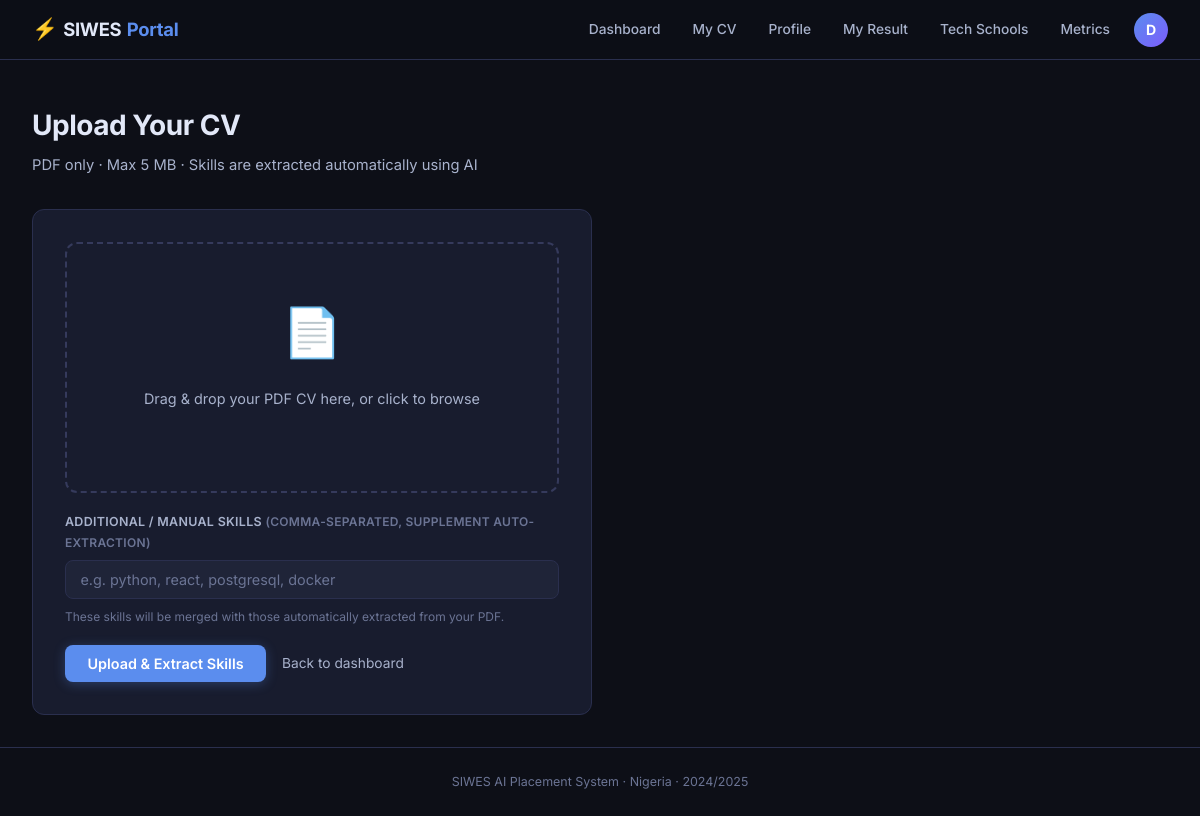
The page /student/cv (signed in) on the database as committed earlier.
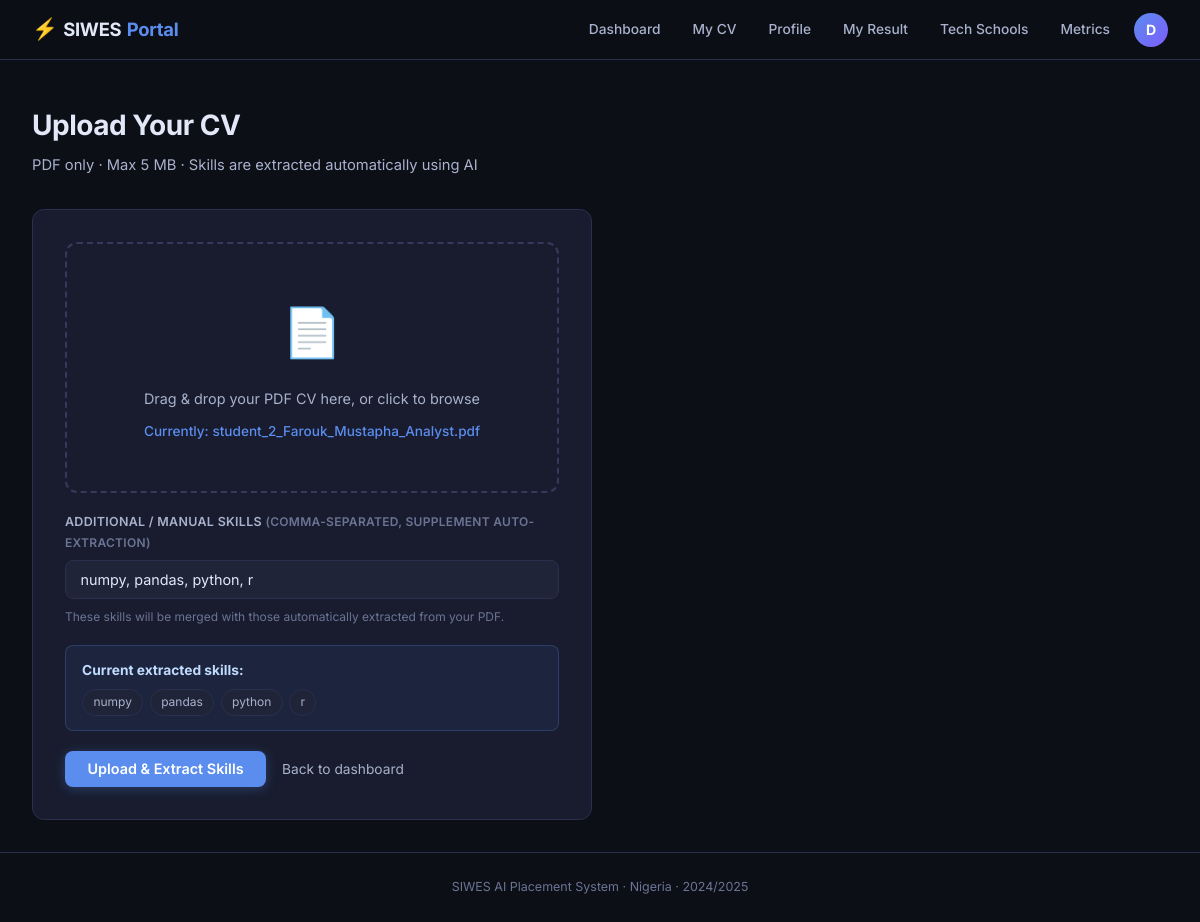
The same page on the database as committed later.
### models.py (models this page shows, shortened)
class CV(Base):
    __tablename__ = "cvs"
    id                   = Column(Integer, primary_key=True)
    student_id           = Column(Integer, ForeignKey("students.id"), unique=True, nullable=False)
    filename             = Column(String(200))
    raw_text             = Column(Text)
    extracted_skills     = Column(Text)
    extracted_location   = Column(String(100))
    extracted_department = Column(String(100))
    skill_vector         = Column(LargeBinary)
    uploaded_at          = Column(DateTime, default=datetime.utcnow)
    student = relationship("Student", back_populates="cv")
    def get_skills(self): return json.loads(self.extracted_skills) if self.extracted_skills else []

### blueprints/student.py (the view, shortened to what this page needs)
@student_bp.route("/cv", methods=["GET", "POST"])
@login_required
def upload_cv():
    if current_user.role != "student":
        return redirect(url_for("admin.dashboard"))
    db = SessionLocal()
    try:
        student = _get_student(db)
        if not student:
            flash("Student profile not found.", "danger")
            return redirect(url_for("auth.login"))
        cv_record = db.query(CV).filter_by(student_id=student.id).first()
        return render_template("student/upload_cv.html", student=student, cv=cv_record)
    finally:
        db.close()

### blueprints/student.py (called while the page is built)
def _get_student(db):
    return db.query(Student).filter_by(user_id=current_user.id).first()

### templates/student/upload_cv.html (shortened to what this page needs)
{% extends "base.html" %}
{% block content %}
<div class="page-header">
  <h1>Upload Your CV</h1>
  <p>PDF only · Max 5 MB · Skills are extracted automatically using AI</p>
</div>
<div class="form-card">
  <form method="POST" enctype="multipart/form-data" class="stack-form">
    <div class="upload-zone" id="dropZone">
      <div class="upload-icon">📄</div>
      <p>Drag & drop your PDF CV here, or click to browse</p>
      <p class="filename" id="filename">
        {% if cv and cv.filename %}Currently: {{ cv.filename }}{% endif %}
      </p>
    </div>
    <div class="field">
      <label>Additional / manual skills <span class="hint">(comma-separated, supplement auto-extraction)</span></label>
      <input type="text" name="manual_skills"
             placeholder="e.g. python, react, postgresql, docker"
             value="{% if cv %}{{ cv.get_skills()|join(', ') }}{% endif %}"/>
      <p class="field-note">These skills will be merged with those automatically extracted from your PDF.</p>
    </div>
    {% if cv %}
    <div class="info-box">
      <strong>Current extracted skills:</strong><br/>
      <div class="skill-tags mt-sm">
        {% for skill in cv.get_skills() %}
          <span class="tag">{{ skill }}</span>
        {% else %}
          <span class="muted">None extracted yet</span>
        {% endfor %}
      </div>
    </div>
    {% endif %}
    <div class="actions">
      <button type="submit" class="btn-primary">Upload & Extract Skills</button>
      <a href="{{ url_for('student.dashboard') }}" class="btn-ghost">Back to dashboard</a>
    </div>
  </form>
</div>
{% endblock %}

Rows that differ between the two databases and show on the page:
added CV: filename "student_2_Farouk_Mustapha_Analyst.pdf", manual_skills "numpy, pandas, python, r"
Other text that changed with them:
text now shown: "Currently: Current extracted skills:"
new list line: "numpy"
new list line: "pandas"
new list line: "python"
new list line: "r"
